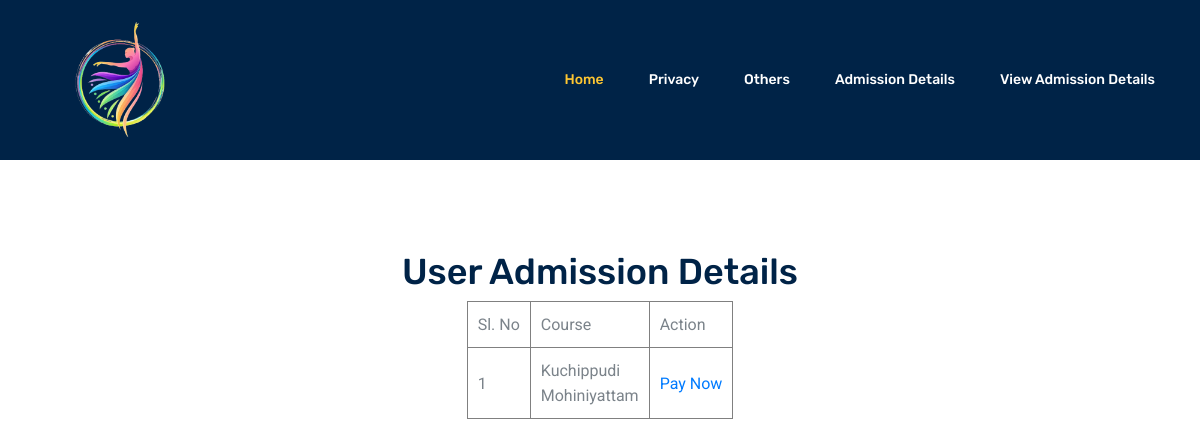
Before: /Project/Student/UserAdmissionDetails.php (signed in) with the older database file.
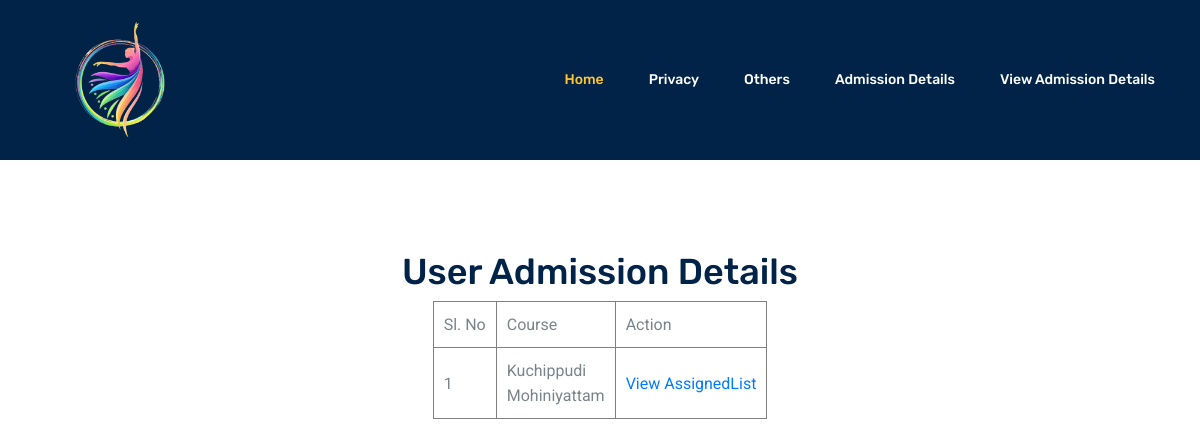
After: the same page with the newer database file.
### tables this page shows
CREATE TABLE `tbl_admission` (
  `admission_id` int(11) NOT NULL auto_increment,
  `admission_number` varchar(100) NOT NULL,
  `student_id` int(11) NOT NULL,
  `subcategory_id` varchar(100) NOT NULL,
  `grand_total` varchar(100) NOT NULL,
  `emi` varchar(100) NOT NULL,
  `count` varchar(100) NOT NULL,
  `admission_status` varchar(500) NOT NULL default '0',
  `payment_date` varbinary(500) NOT NULL,
  PRIMARY KEY  (`admission_id`)
);

CREATE TABLE `tbl_subcategory` (
  `subcategory_id` int(11) NOT NULL auto_increment,
  `subcategory_name` varchar(100) NOT NULL,
  `category_id` int(11) NOT NULL,
  `subcategory_rate` varchar(50) NOT NULL,
  PRIMARY KEY  (`subcategory_id`)
);

### Project/Student/UserAdmissionDetails.php (the view, shortened to what this page needs)
<?php
include("Head.php");
?>
<br><br><br><br><br><br><br><br><br><br>
<center><h1>User Admission Details</h1></center>
<form id="form1" name="form1" method="post" action="">
  <table  border="1" align="center" cellpadding="10">
    <tr>
      <td>Sl. No</td>
      <td>Course</td>
      <td>Action</td>
    </tr>
   <?php
  $i=0;
   $selQry="select * from tbl_admission where student_id='".$_SESSION["student_id"]."'";
   $data=mysql_query($selQry);
   while($row=mysql_fetch_array($data))
   {
	   $i++;
	   ?>
       <tr>
       <td><?php echo $i?></td>
       <td><?php
	   $subcate=$row["subcategory_id"];
$delimiter = ",";
$stringArray = explode($delimiter, $subcate);
foreach($stringArray as $checked)
{
	$selsub="select *  from tbl_subcategory where subcategory_id='".$checked."'";
	$datasub=mysql_query($selsub);
	$rowsub=mysql_fetch_array($datasub);
 echo $rowsub["subcategory_name"];
 echo "<br>";
}
	   ?></td>
       <td>
        <?php
        if($row["admission_status"]==1)
        {
        ?>
        <a href="AssignTrainerList.php?sms=<?php echo $_SESSION["student_id"]?>">View AssignedList</a></td></tr>
       <?php
        }
        else
        {
          $seldif="SELECT DATEDIFF(CURDATE(),payment_date) AS days_until_return
          FROM
              tbl_admission";
          $dataf=mysql_query($seldif);
          $rowdif=mysql_fetch_array($dataf);
          if($rowdif["days_until_return"]>=30)
          {
            ?>
            <a href="Payment.php?did=<?php echo $row["admission_id"] ?>">Pay Now</a>
            <?php
          }
          else
          {
            ?>
            <a href="AssignTrainerList.php?sms=<?php echo $_SESSION["student_id"]?>">View AssignedList</a>
            <?php
          }
          ?>
          <?php
        }
   }
   ?>
      </table>
      <br><br><br><br><br><br><br><br><br><br><br><br>
</form>

### Project/Student/Head.php (shortened to what this page needs)
<!DOCTYPE html>
<html lang="en">
  <head>
    <link rel="stylesheet" href="../Assets/Template/Main/css/bootstrap.css" />
    <link rel="stylesheet" href="../Assets/Template/Main/css/flaticon.css" />
    <link rel="stylesheet" href="../Assets/Template/Main/css/themify-icons.css" />
    <link rel="stylesheet" href="../Assets/Template/Main/vendors/owl-carousel/owl.carousel.min.css" />
    <link rel="stylesheet" href="../Assets/Template/Main/vendors/nice-select/css/nice-select.css" />
    <link rel="stylesheet" href="../Assets/Template/Main/css/style.css" />
  </head>
  <body>
    <header class="header_area">
      <div class="main_menu">
        <nav class="navbar navbar-expand-lg navbar-light" style="background-color:#002347">
          <div class="container">
            <a class="navbar-brand logo_h" href="index.html">
            <img src="../Assets/Template/Main/img/banner/dancelogo.jpg" width="150" height="150" style="border-radius: 75px;"></a>
            <div
              class="collapse navbar-collapse offset"
              id="navbarSupportedContent"
            >
              <ul class="nav navbar-nav menu_nav ml-auto">
                <li class="nav-item active">
                  <a class="nav-link" href="HomePage.php">Home</a>
                </li>
                <li class="nav-item submenu dropdown">
                  <a
                    href="#"
                    class="nav-link dropdown-toggle"
                    data-toggle="dropdown"
                    role="button"
                    aria-haspopup="true"
                    aria-expanded="false"
                    >Privacy</a
                  >
                </li>
                <li class="nav-item submenu dropdown">
                  <a
                    href="#"
                    class="nav-link dropdown-toggle"
                    data-toggle="dropdown"
                    role="button"
                    aria-haspopup="true"
                    aria-expanded="false"
                    >Others</a
                  >
                </li>
                <li class="nav-item">
                  <a class="nav-link" href="AdmissionDetails.php">Admission Details</a>
                </li>
                <li class="nav-item">
                  <a class="nav-link" href="UserAdmissionDetails.php">View Admission Details</a>
                </li>
              </ul>
            </div>
          </div>
        </nav>
      </div>
    </header>

Changed rows visible on the page:
changed tbl_admission: admission_status "Pay Now" → "View AssignedList"
